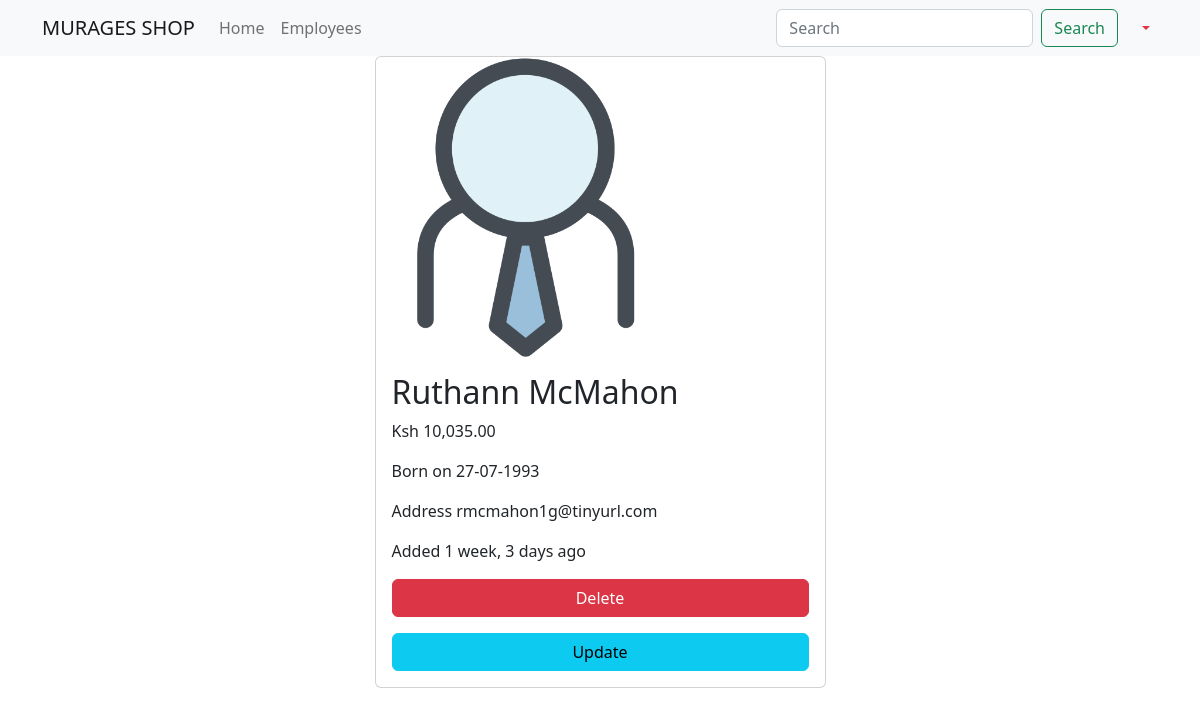
Screenshot of /employees/55 (signed in) with the database file from the repository.
### main_app/models.py (models this page shows, shortened)
class Employee(models.Model):
    name = models.CharField(max_length=40)
    email = models.EmailField(unique=True)
    dob = models.DateField(null=True)
    salary = models.DecimalField(max_digits=7, decimal_places=2)  # 67000.58
    disabled = models.BooleanField(default=False)
    profile = models.ImageField(upload_to=unique_img_name, null=True, default="employees/employee.png")
    created_at = models.DateTimeField(auto_now_add=True, null=True)  # Once during creation
    updated_at = models.DateTimeField(auto_now=True, null=True)  # Every time an update happens
    class Meta:
        verbose_name = 'Employee'
        verbose_name_plural = 'Employees'
        ordering = ["salary"]

### main_app/views.py (the view)
# urls.py: path('employees/<int:emp_id>', views.employee_details, name="details"),
@login_required
@permission_required('main_app.view_employee', raise_exception=True)
def employee_details(request, emp_id):
    employee = Employee.objects.get(pk=emp_id)  # SELECT * FROM employees WHERE id=1
    return render(request, "employee_details.html", {"employee": employee})

### templates/employee_details.html (shortened to what this page needs)
{% extends 'base_template.html' %}
{% load humanize %}
{% block content %}
    {% include 'navbar.html' %}
    <div class="container">
        <div class="row justify-content-center">
            <div class="col-sm-5">
                <div class="card">
                    {% if employee.profile %}
                        <img src="{{ employee.profile.url }}" height="300" width="300" alt="">
                    {% endif %}
                    <div class="card-body">
                        <h2 class="card-title">{{ employee.name }}</h2>
                        <p class="card-text">Ksh {{ employee.salary | intcomma }}</p>
                        <p class="card-text">Born on {{ employee.dob | date:'d-m-Y' }}</p>
                        <p class="card-text">Address {{ employee.email }}</p>
                        <p class="card-text">Added {{ employee.created_at | naturaltime }}</p>
                        {% if perms.main_app.delete_employee %}
                            <a href="{% url 'delete' employee.id %}" class="btn btn-danger w-100">Delete</a>
                        {% endif %}
                       {% if perms.main_app.change_employee %}
                           <a href="{% url 'update' employee.id %}" class="btn btn-info w-100 mt-3">Update</a>
                       {% endif %}
                    </div>
                </div>
            </div>
        </div>
    </div>
{% endblock %}

### rows the page displays
Employee: profile (picture), name "Ruthann McMahon", salary "10,035.00", dob "27-07-1993", email "rmcmahon1g@tinyurl.com", created_at "1 week, 3 days ago"
